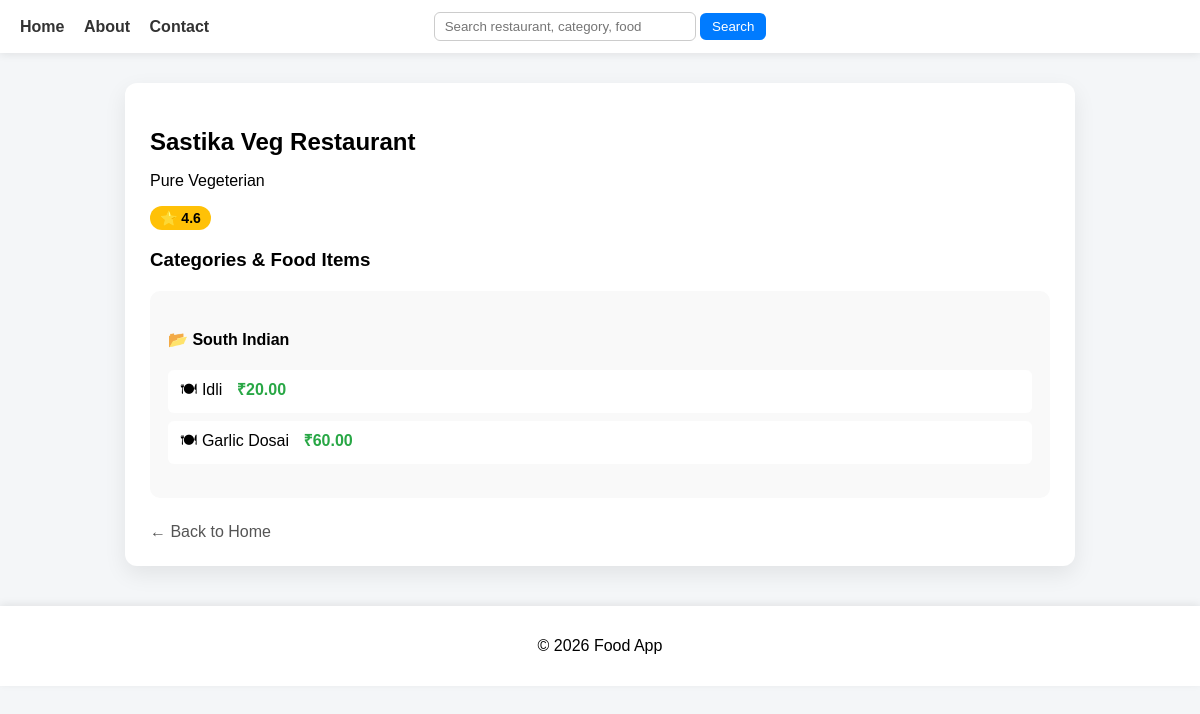
Screenshot of /home/restaurant/10/ with the database file from the repository.
### restaurant/models.py (models this page shows)
class Restaurant(models.Model):
    name = models.CharField(max_length=50)
    description = models.TextField()
    rating =models.FloatField(default = 1.0)
    owner = models.ForeignKey(User, on_delete=models.CASCADE)

class FoodCategory(models.Model):
    restaurant = models.ForeignKey(Restaurant, on_delete=models.CASCADE, related_name='categories')
    name = models.CharField(max_length=50)

class FoodItems(models.Model):
    restaurant = models.ForeignKey(Restaurant, on_delete=models.CASCADE, related_name='fooditems')
    category = models.ForeignKey(FoodCategory, on_delete=models.CASCADE, related_name='items')
    name = models.CharField(max_length=50)
    price = models.DecimalField(max_digits=6, decimal_places=2)
    is_available = models.BooleanField(default=True)

### restaurant/views.py (the view)
# urls.py: path('restaurant/<int:restaurant_id>/', views.restaurant_detail, name='restaurant_detail'),
def restaurant_detail(request, restaurant_id):
    restaurant = get_object_or_404(Restaurant, id=restaurant_id)
    categories = restaurant.categories.all()
    return render(request, 'restaurant/res_detail.html', {
        'restaurant': restaurant,
        'categories': categories
    })

### templates/restaurant/res_detail.html (shortened to what this page needs)
{% extends "home.html" %}
{% block content %}
<div class="restaurant-card">
    <div class="restaurant-header">
        <h2>{{ restaurant.name }}</h2>
        <p>{{ restaurant.description }}</p>
        <span class="rating-badge">⭐ {{ restaurant.rating }}</span>
    </div>
    <h3>Categories & Food Items</h3>
    {% for category in categories %}
        <div class="category-card">
            <h4>📂 {{ category.name }}</h4>
            {% if category.items.all %}
                <ul class="food-list">
                    {% for food in category.items.all %}
                        <li>
                            <span>
                                🍽 {{ food.name }}
                                <span class="food-price">₹{{ food.price }}</span>
                            </span>
                        </li>
                    {% endfor %}
                </ul>
            {% else %}
                <p>No food items in this category.</p>
            {% endif %}
        </div>
    {% empty %}
        <p>No categories added yet.</p>
    {% endfor %}
    <a href="{% url 'home' %}" class="back-link">
        ← Back to Home
    </a>
</div>
{% endblock %}

### templates/base.html (style rules this page uses)
body { font-family: Arial, Helvetica, sans-serif; margin: 0; background-color: #F4F6F8; }

### templates/restaurant/res_detail.html (style rules this page uses)
.restaurant-card { max-width: 900px; margin: 30px auto; background: #fff; padding: 25px; border-radius: 12px; box-shadow: 0 8px 22px rgba(0,0,0,0.08); }
.restaurant-header h2 { margin-bottom: 5px; }
.rating-badge { display: inline-block; background: #ffc107; padding: 4px 10px; border-radius: 20px; font-weight: bold; font-size: 14px; }
.category-card { margin-top: 20px; background: #f9f9f9; padding: 18px; border-radius: 10px; }
.food-list { list-style: none; padding-left: 0; margin-top: 10px; }
.food-list li { padding: 8px 12px; background: #fff; margin-bottom: 8px; border-radius: 6px; display: flex; justify-content: space-between; align-items: center; }
.food-price { font-weight: bold; color: #28a745; margin-left: 10px; }
.back-link { display: inline-block; margin-top: 25px; text-decoration: none; color: #555; font-weight: 500; }

### rows the page displays
Restaurant: name "Sastika Veg Restaurant", description "Pure Vegeterian", rating "4.6"
FoodCategory: name "South Indian"
FoodItems: name "Idli", price "20.00"
FoodItems: name "Garlic Dosai", price "60.00"
